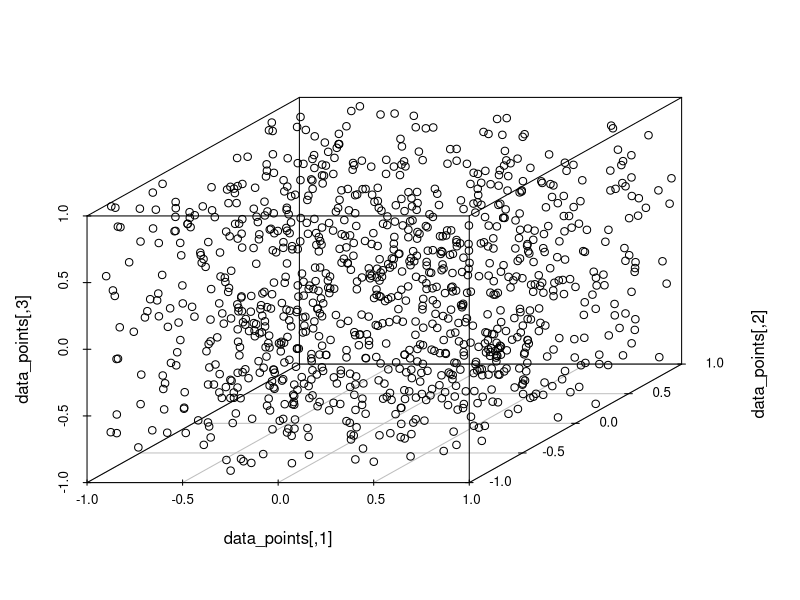
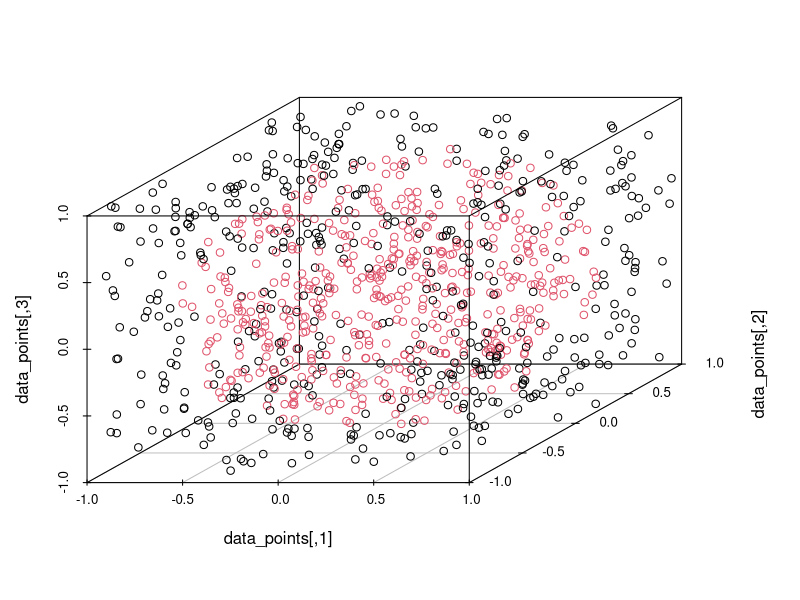
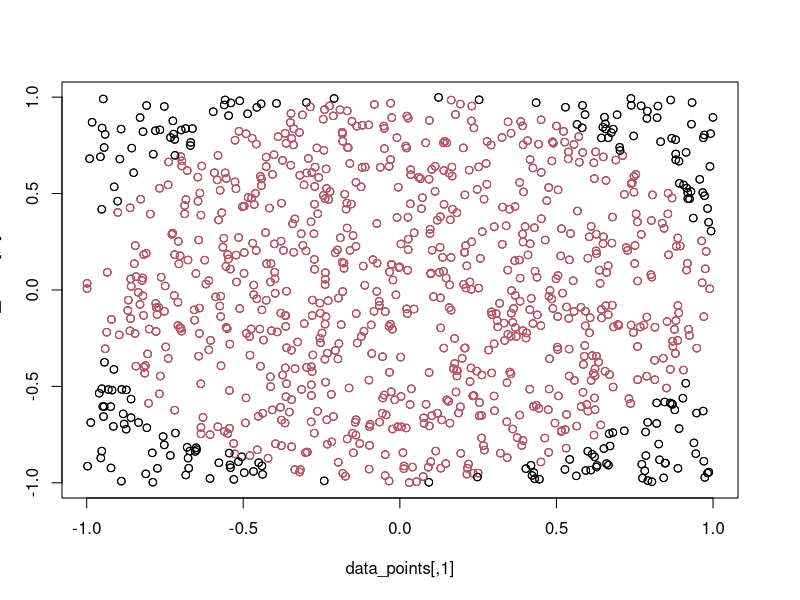

R code for these plots, in order:
#b)In this part, we calculated hypersphere and hypercube in dimension=3 and dimension=In dimension 2, we used (nof_sphere/nof_samples)*4 and in dimension=3, we used nof_sphere/nof_samples*6 as we found from the calculations
require("scatterplot3d")
nof_samples=1000
data_points=runif(nof_samples*3,-1,1)
data_points=matrix(data_points,ncol=3)
scatterplot3d(data_points)
euclidean_distance=sqrt((data_points[ ,1]-0)^2 + (data_points[ ,2]-0)^2+(data_points[ ,3]-0)^2)
is_in_sphere=euclidean_distance<=1
nof_sphere=sum(is_in_sphere)
estimated_pi=nof_sphere/nof_samples*6
print(estimated_pi)
print(pi)
scatterplot3d(data_points,color=as.numeric(is_in_sphere)+1)
#area
nof_samples=1000
data_points=runif(nof_samples*2,-1,1)
data_points=matrix(data_points,ncol=2)
plot(data_points)
euclidean_distance=sqrt((data_points[ ,1]-0)^2 + (data_points[ ,2]-0)^2)
is_in_circle=euclidean_distance<=1
nof_sphere=sum(is_in_circle)
estimated_pi=(nof_sphere/nof_samples)*6
print(estimated_pi)
print(pi)
points(data_points,col=as.numeric(is_in_circle)+1)
